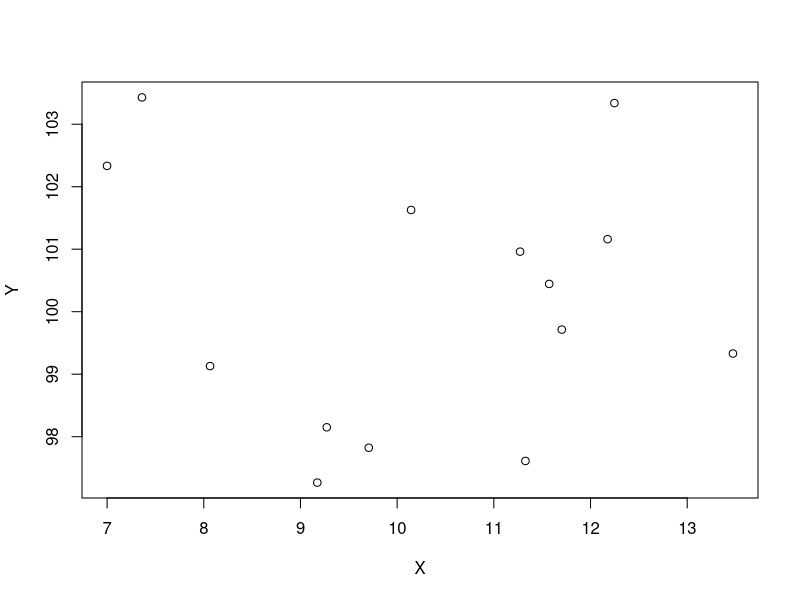
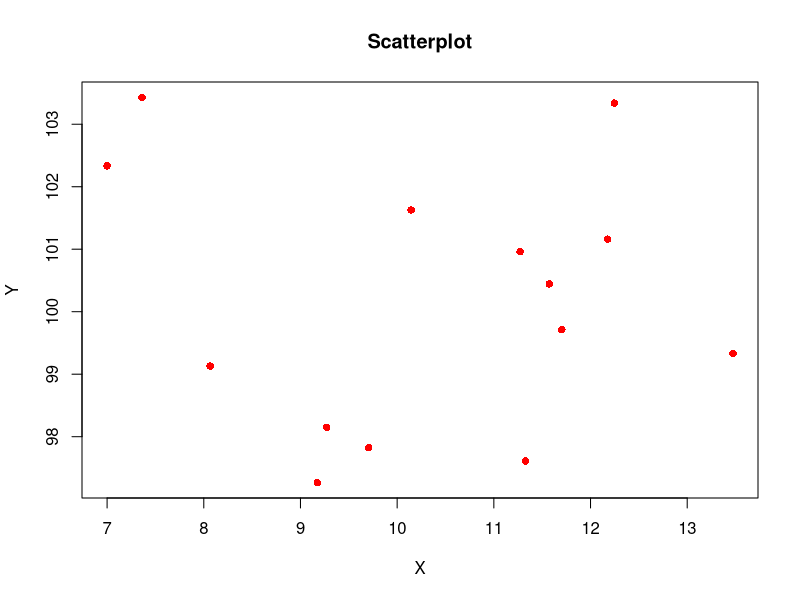

Write R code to recreate these figures, in order.
# R code to demonstrate simple bivariate techniques
# 1) Constructing a simple scatterplot
# 2) Computing Correlation Coefficients
# 3) Fitting a sinmple linear regression model
################################################################

X <- rnorm(14, mean =10, sd = 2)
Y <- rnorm(14, mean =100, sd = 2)

################################################################

cor(X,Y)

plot(X,Y)

plot(X,Y,pch=16,col="red")
title("Scatterplot")

################################################################
